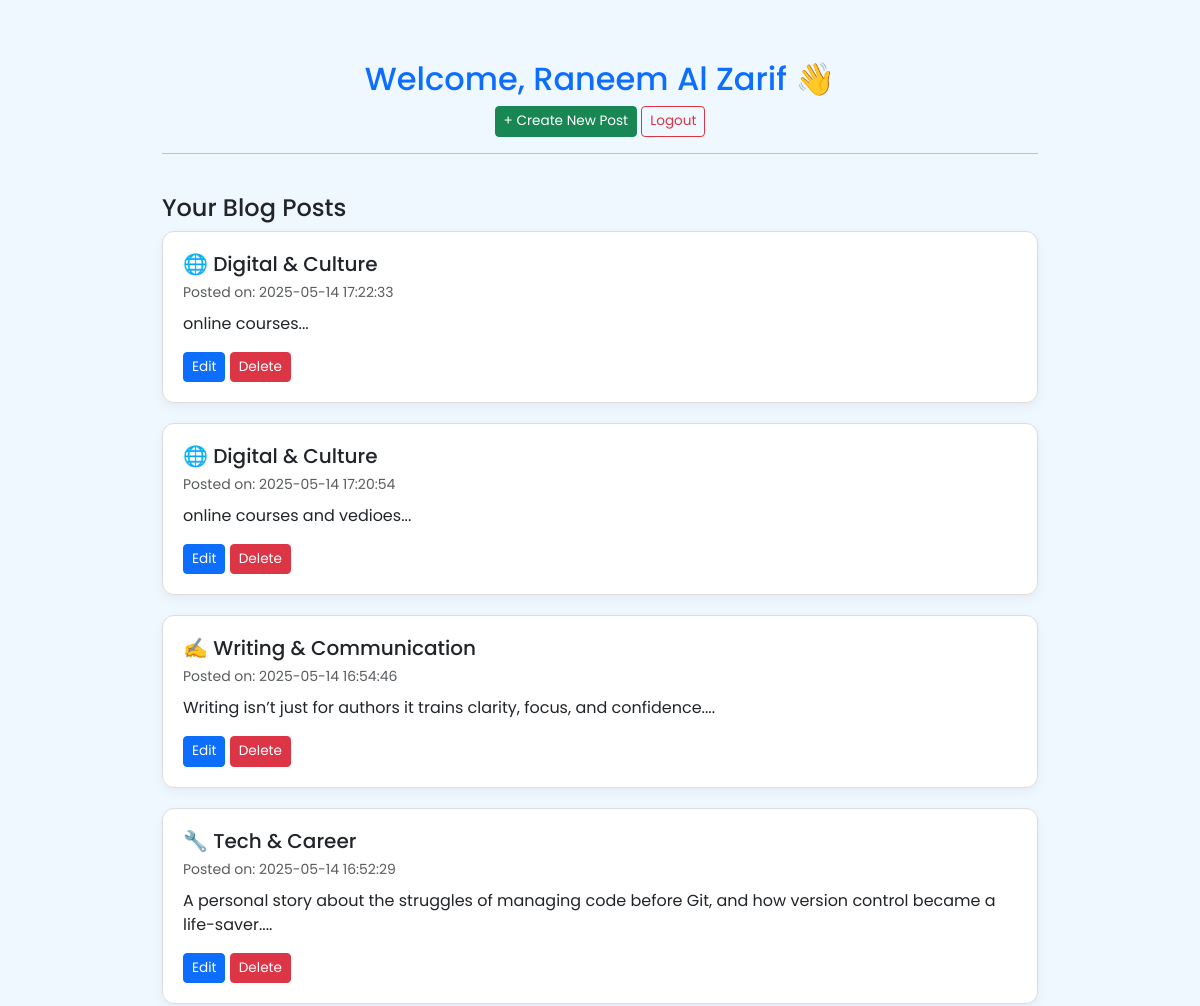
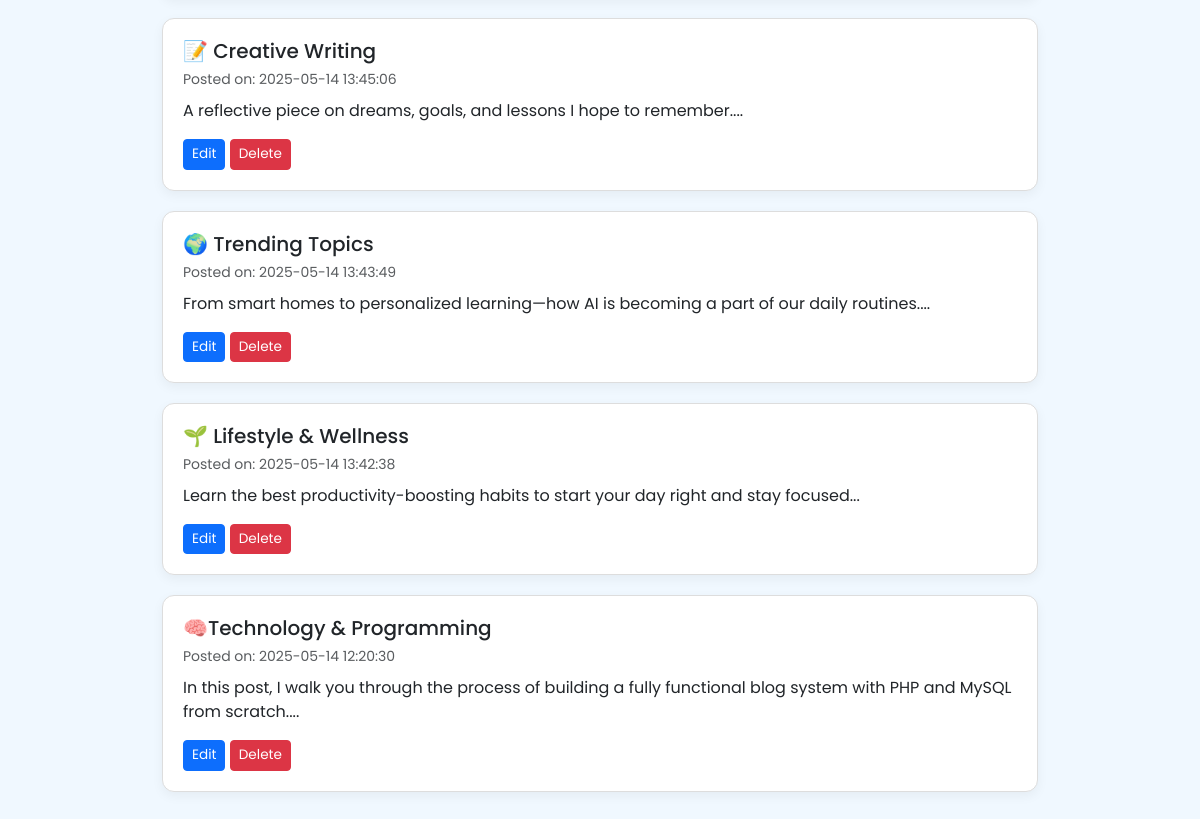
/dashboard.php (signed in), run on the app's committed database (2 pictures, top to bottom).
### tables this page shows
CREATE TABLE `posts` (
  `id` int(11) NOT NULL,
  `title` varchar(255) NOT NULL,
  `content` text NOT NULL,
  `author_id` int(11) NOT NULL,
  `created_at` timestamp NOT NULL DEFAULT current_timestamp()
);

### dashboard.php (the view, shortened to what this page needs)
<?php
require_once 'connection.php';
$user_id = $_SESSION['user_id'];
$stmt = $conn->prepare("SELECT id, title, content, created_at FROM posts WHERE author_id = ? ORDER BY created_at DESC");
$stmt->bind_param("i", $user_id);
$stmt->execute();
$result = $stmt->get_result();
?>
<!DOCTYPE html>
<html lang="en">
<head>
    <link href="https://cdn.jsdelivr.net/npm/bootstrap@5.3.3/dist/css/bootstrap.min.css" rel="stylesheet">
</head>
<body>
<div class="container dashboard-container">
    <div class="dashboard-header text-center">
        <h2 class="text-primary">Welcome, <?php echo htmlspecialchars($_SESSION['username']); ?> 👋</h2>
        <p>
            <a href="create_post.php" class="btn btn-success btn-sm">+ Create New Post</a>
            <a href="logout.php" class="btn btn-outline-danger btn-sm">Logout</a>
        </p>
        <hr>
    </div>
    <h4>Your Blog Posts</h4>
    <?php if ($result->num_rows > 0): ?>
        <?php while ($row = $result->fetch_assoc()): ?>
            <div class="post-card">
                <h5 class="mb-1"><?php echo htmlspecialchars($row['title']); ?></h5>
                <small class="text-muted">Posted on: <?php echo $row['created_at']; ?></small>
                <p class="mt-2"><?php echo htmlspecialchars(substr($row['content'], 0, 120)); ?>...</p>
                <a href="edit_post.php?id=<?php echo $row['id']; ?>" class="btn btn-primary btn-sm">Edit</a>
                <a href="delete_post.php?id=<?php echo $row['id']; ?>" class="btn btn-danger btn-sm">Delete</a>
            </div>
        <?php endwhile; ?>
    <?php else: ?>
        <div class="alert alert-info">You have not written any posts yet.</div>
    <?php endif; ?>
</div>
</body>
</html>

### dashboard.php (style rules this page uses)
body { font-family: 'Poppins', sans-serif; background-color: #f0f8ff; }
.dashboard-container { max-width: 900px; margin: 60px auto; }
.post-card { border: 1px solid #ddd; border-radius: 12px; box-shadow: 0 4px 12px rgba(0, 0, 0, 0.05); padding: 20px; margin-bottom: 20px; background-color: white; }
.dashboard-header { margin-bottom: 40px; }
.btn-sm { font-size: 0.85rem; }

### data on the page
posts: title "🌐 Digital & Culture", created_at "2025-05-14 17:22:33", content "online courses"
posts: title "🌐 Digital & Culture", created_at "2025-05-14 17:20:54", content "online courses and vedioes"
posts: title "✍️ Writing & Communication", created_at "2025-05-14 16:54:46", content "Writing isn’t just for authors it trains clarity, focus, and confidence."
posts: title "🔧 Tech & Career", created_at "2025-05-14 16:52:29", content "A personal story about the struggles of managing code before Git, and how version control became a life-saver."
posts: title "📝 Creative Writing", created_at "2025-05-14 13:45:06", content "A reflective piece on dreams, goals, and lessons I hope to remember."
posts: title "🌍 Trending Topics", created_at "2025-05-14 13:43:49", content "From smart homes to personalized learning—how AI is becoming a part of our daily routines."
posts: title "🌱 Lifestyle & Wellness", created_at "2025-05-14 13:42:38", content "Learn the best productivity-boosting habits to start your day right and stay focused"
posts: title "🧠Technology & Programming", created_at "2025-05-14 12:20:30", content "In this post, I walk you through the process of building a fully functional blog system with PHP and MySQL from scratch."

### other printed values
$_SESSION['username'] "Raneem Al Zarif"
